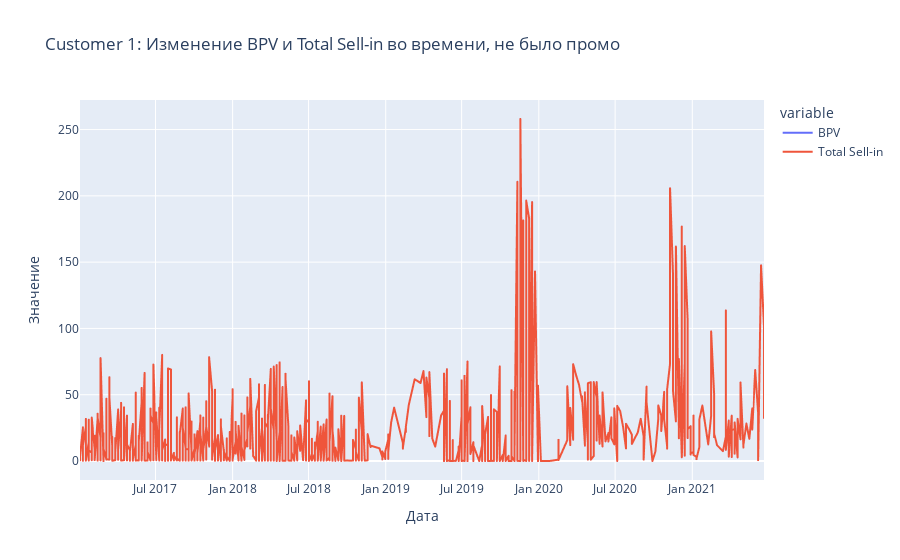
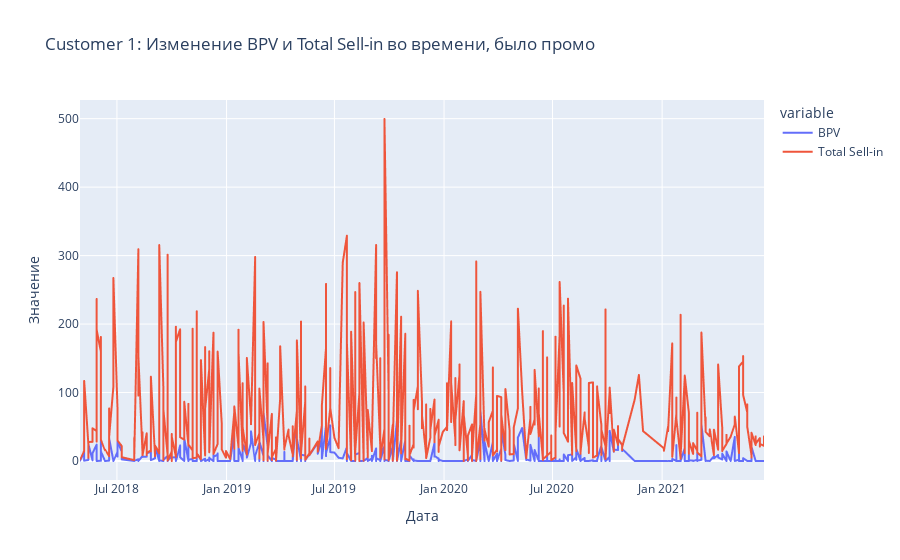

The notebook cell saved with these charts, in order:
### Code cell
import plotly.express as px

fig1 = px.line(plot_data[(plot_data['Promo'] == 0) & (plot_data['Customer'] == 1)], x="Period", y=["BPV", "Total Sell-in"], 
              labels={"value": "Значение", "Period": "Дата"},
              title="Customer 1: Изменение BPV и Total Sell-in во времени, не было промо")

fig2 = px.line(plot_data[(plot_data['Promo'] != 0) & (plot_data['Customer'] == 1)], x="Period", y=["BPV", "Total Sell-in"], 
              labels={"value": "Значение", "Period": "Дата"},
              title="Customer 1: Изменение BPV и Total Sell-in во времени, было промо")

fig1.show()
fig2.show()

### Figure 1 — Plotly figure (JSON) as saved in the notebook; plotly's stock layout.template omitted (floating-point values rounded to 4 significant figures; data arrays with more than 128 entries replaced by an {"elided": "..."} marker saying what was removed)
{"data": [{"hovertemplate": "variable=BPV<br>Дата=%{x}<br>Значение=%{y}<extra></extra>", "legendgroup": "BPV", "line": {"color": "#636efa", "dash": "solid"}, "marker": {"symbol": "circle"}, "mode": "lines", "name": "BPV", "showlegend": true, "type": "scattergl", "x": {"elided": "744 str values"}, "xaxis": "x", "y": {"elided": "744 float values"}, "yaxis": "y"}, {"hovertemplate": "variable=Total Sell-in<br>Дата=%{x}<br>Значение=%{y}<extra></extra>", "legendgroup": "Total Sell-in", "line": {"color": "#EF553B", "dash": "solid"}, "marker": {"symbol": "circle"}, "mode": "lines", "name": "Total Sell-in", "showlegend": true, "type": "scattergl", "x": {"elided": "744 str values"}, "xaxis": "x", "y": {"elided": "744 float values"}, "yaxis": "y"}], "layout": {"legend": {"title": {"text": "variable"}, "tracegroupgap": 0}, "title": {"text": "Customer 1: Изменение BPV и Total Sell-in во времени, не было промо"}, "xaxis": {"anchor": "y", "domain": [0, 1], "title": {"text": "Дата"}}, "yaxis": {"anchor": "x", "domain": [0, 1], "title": {"text": "Значение"}}}}

### Figure 2 — Plotly figure (JSON) as saved in the notebook; plotly's stock layout.template omitted (floating-point values rounded to 4 significant figures; data arrays with more than 128 entries replaced by an {"elided": "..."} marker saying what was removed)
{"data": [{"hovertemplate": "variable=BPV<br>Дата=%{x}<br>Значение=%{y}<extra></extra>", "legendgroup": "BPV", "line": {"color": "#636efa", "dash": "solid"}, "marker": {"symbol": "circle"}, "mode": "lines", "name": "BPV", "showlegend": true, "type": "scattergl", "x": {"elided": "553 str values"}, "xaxis": "x", "y": {"elided": "553 float values"}, "yaxis": "y"}, {"hovertemplate": "variable=Total Sell-in<br>Дата=%{x}<br>Значение=%{y}<extra></extra>", "legendgroup": "Total Sell-in", "line": {"color": "#EF553B", "dash": "solid"}, "marker": {"symbol": "circle"}, "mode": "lines", "name": "Total Sell-in", "showlegend": true, "type": "scattergl", "x": {"elided": "553 str values"}, "xaxis": "x", "y": {"elided": "553 float values"}, "yaxis": "y"}], "layout": {"legend": {"title": {"text": "variable"}, "tracegroupgap": 0}, "title": {"text": "Customer 1: Изменение BPV и Total Sell-in во времени, было промо"}, "xaxis": {"anchor": "y", "domain": [0, 1], "title": {"text": "Дата"}}, "yaxis": {"anchor": "x", "domain": [0, 1], "title": {"text": "Значение"}}}}
